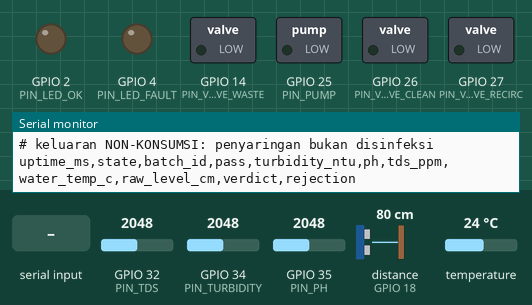
Recording of a program running on a simulated ESP32. On the bench: switched loads named in the program (green lamp = pin HIGH), output pins drawn as LEDs (lit = HIGH), the last lines printed to the serial monitor. Wiring (inferred from the names in the program): ultrasonic range finder: trigger GPIO 5; echo GPIO 18. The test bench sets the inputs (shaded band); at power-on: distance to the obstacle (sensor on GPIO 18) 80 cm, GPIO 32 (PIN_TDS) = 2048, GPIO 34 (PIN_TURBIDITY) = 2048, GPIO 35 (PIN_PH) = 2048, temperature 24 °C (analog values on the 0–4095 scale). The echo pulse lasts 58.3 µs per cm; storage starts empty; pins used as bus, display or sensor lines are not drawn.

Above: at 1.5 s.
1.6 s: "START 1\n" received over Serial
At 3.6 s:
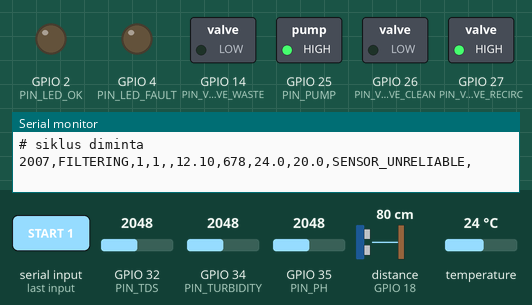
3.9 s: distance to the obstacle (sensor on GPIO 18) set to 90 cm
At 5.6 s:
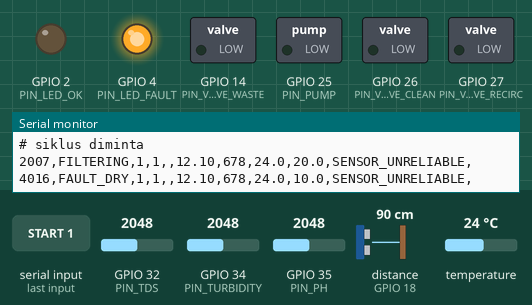
5.9 s: "STOP 1\n" received over Serial
At 7.3 s:
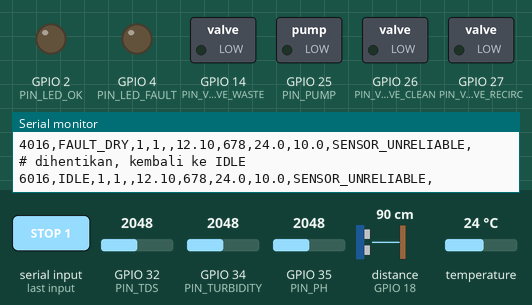
Timing chart, 0 to 8.9 s (numbered marks = the images above; inputs shaded):
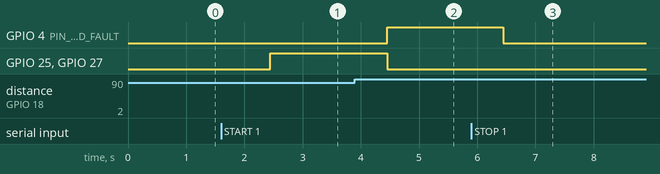

Measured:
- the behaviour switches between 85 and 86 cm on distance to the obstacle (sensor on GPIO 18) (found by bisection; images 1 and 2)
- after the input at 1.6 s, GPIO 25 (PIN_PUMP), GPIO 27 (PIN_VALVE_RECIRC): LOW → HIGH after 0.84 s
- after the input at 3.9 s, GPIO 4 (PIN_LED_FAULT): LOW → HIGH after 0.55 s; GPIO 25 (PIN_PUMP), GPIO 27 (PIN_VALVE_RECIRC): HIGH → LOW after 0.55 s
- after the input at 5.9 s, GPIO 4 (PIN_LED_FAULT): HIGH → LOW after 0.55 s

The program:

main.cpp
```cpp
// ============================================================================
//  RainPurify — kendali penyaringan air hujan bertingkat
//
//  Perintah serial (115200):
//     START            mulai satu siklus pengolahan
//     STOP             hentikan, kembali ke IDLE
//     STATUS           keadaan dan pembacaan terakhir
//     CALPH <volt>     kalibrasi pH: tegangan terukur pada buffer 7,00
//     BATCH            hasil muatan terakhir
//
//  PERINGATAN yang ikut dicetak setiap kali muatan lulus, dan disengaja:
//  penyaringan bukan disinfeksi. Air keluaran memenuhi ambang kekeruhan
//  dan pH; ia tidak diuji terhadap mikroba dan tidak boleh disebut layak
//  minum.
// ============================================================================

#include <Arduino.h>
#include <SD.h>
#include <SPI.h>
#include <math.h>

#include "config.h"
#include "treatment.h"
#include "water_quality.h"

namespace {
WaterQuality quality;
Treatment    treatment;

WaterSample last{};
bool sd_ok = false;
TreatState last_state = TreatState::IDLE;

uint32_t last_sample_ms = 0;
uint32_t last_log_ms = 0;

const char* CSV_HEADER =
    "uptime_ms,state,batch_id,pass,turbidity_ntu,ph,tds_ppm,water_temp_c,"
    "raw_level_cm,verdict,rejection";

String fnum(float v, unsigned int digits) {
  return isnan(v) ? String() : String(v, digits);
}

void logRow(uint32_t now) {
  const Batch b = treatment.batch();

  String row = String(now);
  row += "," + String(treatStateName(treatment.state()));
  row += "," + String(b.id);
  row += "," + String(b.pass);
  row += "," + fnum(last.turbidity_ntu, 2);
  row += "," + fnum(last.ph, 2);
  row += "," + fnum(last.tds_ppm, 0);
  row += "," + fnum(last.temperature_c, 1);
  row += "," + fnum(last.raw_level_cm, 1);
  row += "," + String(verdictName(b.verdict));
  row += ",";
  row += (b.rejection ? b.rejection : "");

  Serial.println(row);
  if (!sd_ok) return;

  File f = SD.open(LOG_PATH, FILE_APPEND);
  if (!f) {
    sd_ok = false;
    Serial.println("# microSD hilang");
    return;
  }
  f.println(row);
  f.close();
}

void announceBatch() {
  const Batch b = treatment.batch();
  Serial.printf("# muatan %lu, %u lintasan: %.2f -> %.2f NTU | %s\n",
                (unsigned long)b.id, b.pass, b.turbidity_in_ntu,
                b.turbidity_out_ntu, verdictName(b.verdict));

  if (b.verdict == Verdict::MEETS_THRESHOLDS) {
    Serial.println("# LULUS AMBANG KEKERUHAN DAN pH.");
    Serial.println("# Penyaringan bukan disinfeksi. Air ini tidak diuji");
    Serial.println("# terhadap mikroba. Untuk mencuci, menyiram, dan air baku");
    Serial.println("# yang masih akan dimasak — bukan untuk langsung diminum.");
  } else if (b.rejection) {
    Serial.printf("# ditolak: %s\n", b.rejection);
    if (String(b.rejection) == "no_improvement_media_likely_spent") {
      Serial.println("# kekeruhan berhenti turun antar lintasan — periksa atau");
      Serial.println("# ganti media sedimen dan karbon aktif sebelum siklus lain.");
    }
  }
}

void printStatus() {
  Serial.printf("# %s | muatan %lu lintasan %u\n",
                treatStateName(treatment.state()),
                (unsigned long)treatment.batch().id, treatment.batch().pass);
  Serial.printf("# keruh %.2f NTU%s | pH %.2f%s | TDS %.0f ppm | %.1f degC\n",
                last.turbidity_ntu, last.turbidity_valid ? "" : " (TIDAK SAHIH)",
                last.ph, last.ph_valid ? "" : " (TIDAK SAHIH)", last.tds_ppm,
                last.temperature_c);
  Serial.printf("# tandon mentah %.1f cm | terkirim %lu | ditolak %lu\n",
                last.raw_level_cm, (unsigned long)treatment.delivered(),
                (unsigned long)treatment.rejected());
}

void handleCommand(String line) {
  line.trim();
  if (line.length() == 0) return;

  const int sp = line.indexOf(' ');
  const String verb = (sp < 0) ? line : line.substring(0, sp);
  const String arg = (sp < 0) ? String("") : line.substring(sp + 1);

  if (verb.equalsIgnoreCase("START")) {
    treatment.requestStart();
    Serial.println("# siklus diminta");
  } else if (verb.equalsIgnoreCase("STOP")) {
    treatment.begin();
    Serial.println("# dihentikan, kembali ke IDLE");
  } else if (verb.equalsIgnoreCase("STATUS")) {
    printStatus();
  } else if (verb.equalsIgnoreCase("BATCH")) {
    announceBatch();
  } else if (verb.equalsIgnoreCase("CALPH")) {
    quality.calibratePh(arg.toFloat());
    Serial.printf("# pH: tegangan pada buffer 7,00 = %.3f V\n", arg.toFloat());
  } else {
    Serial.println("# START | STOP | STATUS | BATCH | CALPH <volt>");
  }
}
}  // namespace

void setup() {
  Serial.begin(115200);
  delay(300);

  quality.begin();
  treatment.begin();

  sd_ok = SD.begin();
  if (sd_ok && !SD.exists(LOG_PATH)) {
    File f = SD.open(LOG_PATH, FILE_WRITE);
    if (f) {
      f.println(CSV_HEADER);
      f.close();
    }
  }

  Serial.println();
  Serial.println("== RainPurify ==");
  Serial.printf("# ambang lulus %.1f NTU | pH %.1f-%.1f | maksimum %u lintasan\n",
                TURBIDITY_PASS_NTU, PH_MIN_ACCEPT, PH_MAX_ACCEPT,
                MAX_RECIRCULATION_PASSES);
  Serial.println("# keluaran NON-KONSUMSI: penyaringan bukan disinfeksi");
  Serial.println(CSV_HEADER);
}

void loop() {
  const uint32_t now = millis();

  if (Serial.available()) handleCommand(Serial.readStringUntil('\n'));

  if (now - last_sample_ms >= SAMPLE_PERIOD_MS) {
    last_sample_ms = now;
    last = quality.sample();
    treatment.update(now, last);

    // Peralihan keadaan dicatat saat itu juga, bukan menunggu jadwal log,
    // supaya urutan keputusan satu muatan dapat ditelusuri dari berkas.
    if (treatment.state() != last_state) {
      last_state = treatment.state();
      logRow(now);
      if (last_state == TreatState::DELIVERING ||
          last_state == TreatState::REJECTED) {
        announceBatch();
      }
    }
  }

  if (now - last_log_ms >= LOG_PERIOD_MS) {
    last_log_ms = now;
    logRow(now);
  }

  delay(10);
}
```

treatment.cpp
```cpp
#include "treatment.h"

#include <math.h>

#include "config.h"

const char* treatStateName(TreatState s) {
  switch (s) {
    case TreatState::IDLE:          return "IDLE";
    case TreatState::FILTERING:     return "FILTERING";
    case TreatState::SETTLING:      return "SETTLING";
    case TreatState::TESTING:       return "TESTING";
    case TreatState::RECIRCULATING: return "RECIRCULATING";
    case TreatState::DELIVERING:    return "DELIVERING";
    case TreatState::REJECTED:      return "REJECTED";
    case TreatState::FAULT_DRY:     return "FAULT_DRY";
  }
  return "?";
}

void Treatment::begin() {
  pinMode(PIN_PUMP, OUTPUT);
  pinMode(PIN_VALVE_CLEAN, OUTPUT);
  pinMode(PIN_VALVE_RECIRC, OUTPUT);
  pinMode(PIN_VALVE_WASTE, OUTPUT);
  pinMode(PIN_LED_OK, OUTPUT);
  pinMode(PIN_LED_FAULT, OUTPUT);

  digitalWrite(PIN_PUMP, LOW);
  setValves(false, false, false);

  state_ = TreatState::IDLE;
  state_since_ = millis();
}

void Treatment::setValves(bool clean, bool recirc, bool waste) {
  digitalWrite(PIN_VALVE_CLEAN, clean ? HIGH : LOW);
  digitalWrite(PIN_VALVE_RECIRC, recirc ? HIGH : LOW);
  digitalWrite(PIN_VALVE_WASTE, waste ? HIGH : LOW);
}

void Treatment::requestStart() { start_requested_ = true; }

void Treatment::enter(TreatState s, uint32_t now) {
  state_ = s;
  state_since_ = now;

  switch (s) {
    case TreatState::IDLE:
    case TreatState::FAULT_DRY:
      digitalWrite(PIN_PUMP, LOW);
      setValves(false, false, false);
      break;

    case TreatState::FILTERING:
    case TreatState::RECIRCULATING:
      // Selama menyaring, keluaran dikembalikan ke tandon mentah. Air tidak
      // pernah masuk tandon bersih sebelum diuji — sekali air buruk masuk ke
      // sana, seluruh isinya ikut tercemar dan harus dibuang.
      setValves(false, true, false);
      digitalWrite(PIN_PUMP, HIGH);
      break;

    case TreatState::SETTLING:
      digitalWrite(PIN_PUMP, LOW);
      setValves(false, false, false);
      break;

    case TreatState::TESTING:
      digitalWrite(PIN_PUMP, LOW);
      break;

    case TreatState::DELIVERING:
      setValves(true, false, false);
      digitalWrite(PIN_PUMP, HIGH);
      break;

    case TreatState::REJECTED:
      digitalWrite(PIN_PUMP, HIGH);
      setValves(false, false, true);
      break;
  }
}

void Treatment::update(uint32_t now, const WaterSample& s) {
  const uint32_t in_state = now - state_since_;

  // Perlindungan pompa berlaku di setiap keadaan yang memompa dari tandon
  // mentah. Pompa diafragma yang berjalan kering rusak dalam hitungan menit.
  const bool pumping_from_raw =
      state_ == TreatState::FILTERING || state_ == TreatState::RECIRCULATING;
  if (pumping_from_raw && !isnan(s.raw_level_cm) &&
      s.raw_level_cm < RAW_MIN_LEVEL_CM) {
    enter(TreatState::FAULT_DRY, now);
  }

  digitalWrite(PIN_LED_FAULT, state_ == TreatState::FAULT_DRY ||
                                  state_ == TreatState::REJECTED);
  digitalWrite(PIN_LED_OK, state_ == TreatState::DELIVERING);

  switch (state_) {
    case TreatState::IDLE:
      if (start_requested_ && !isnan(s.raw_level_cm) &&
          s.raw_level_cm >= RAW_MIN_LEVEL_CM) {
        start_requested_ = false;
        batch_ = Batch{next_id_++, 1, s.turbidity_ntu, NAN, NAN,
                       Verdict::SENSOR_UNRELIABLE, nullptr};
        enter(TreatState::FILTERING, now);
      }
      break;

    case TreatState::FILTERING:
    case TreatState::RECIRCULATING:
      if (in_state >= PASS_DURATION_MS) enter(TreatState::SETTLING, now);
      break;

    case TreatState::SETTLING:
      // Mengukur kekeruhan saat pompa baru mati memberi angka yang dipenuhi
      // gelembung. Aliran dibiarkan tenang lebih dulu.
      if (in_state >= SETTLE_BEFORE_TEST_MS) enter(TreatState::TESTING, now);
      break;

    case TreatState::TESTING: {
      const Verdict verdict = WaterQuality::judge(s);
      batch_.verdict = verdict;
      batch_.turbidity_out_ntu = s.turbidity_ntu;

      if (verdict == Verdict::MEETS_THRESHOLDS) {
        enter(TreatState::DELIVERING, now);
        break;
      }

      // pH tidak diperbaiki oleh media saring mana pun di sistem ini.
      // Melewatkannya berulang kali hanya membuang listrik.
      if (verdict == Verdict::PH_OUT_OF_RANGE) {
        batch_.rejection = "ph_not_correctable_by_filtration";
        enter(TreatState::REJECTED, now);
        break;
      }

      if (verdict == Verdict::SENSOR_UNRELIABLE) {
        batch_.rejection = "sensor_unreliable";
        enter(TreatState::REJECTED, now);
        break;
      }

      // Masih keruh. Boleh diulang, dengan dua syarat.
      if (batch_.pass >= MAX_RECIRCULATION_PASSES) {
        batch_.rejection = "max_passes_reached";
        enter(TreatState::REJECTED, now);
        break;
      }

      const bool improving =
          isnan(batch_.turbidity_last) ||
          (batch_.turbidity_last - s.turbidity_ntu) >= MIN_IMPROVEMENT_NTU;
      if (!improving) {
        // Dua lintasan berturut tanpa perbaikan berarti media jenuh atau
        // tersumbat. Lintasan berikutnya akan memberi angka yang sama.
        batch_.rejection = "no_improvement_media_likely_spent";
        enter(TreatState::REJECTED, now);
        break;
      }

      batch_.turbidity_last = s.turbidity_ntu;
      ++batch_.pass;
      enter(TreatState::RECIRCULATING, now);
      break;
    }

    case TreatState::DELIVERING:
      if (in_state >= PASS_DURATION_MS) {
        ++delivered_;
        enter(TreatState::IDLE, now);
      }
      break;

    case TreatState::REJECTED:
      if (in_state >= PASS_DURATION_MS / 3) {
        ++rejected_;
        enter(TreatState::IDLE, now);
      }
      break;

    case TreatState::FAULT_DRY:
      if (!isnan(s.raw_level_cm) && s.raw_level_cm >= RAW_MIN_LEVEL_CM * 1.5f) {
        enter(TreatState::IDLE, now);
      }
      break;
  }
}
```

treatment.h
```cpp
#pragma once

#include <Arduino.h>

#include "water_quality.h"

// ============================================================================
//  Mesin keadaan pengolahan.
//
//   IDLE ──► FILTERING ──► SETTLING ──► TESTING ──┬──► DELIVERING ──► IDLE
//              ▲                                   │
//              └──────── RECIRCULATING ◄───────────┤
//                                                  │
//                            REJECTED ◄────────────┘
//
//  RECIRCULATING kembali ke FILTERING hanya selama dua syarat terpenuhi:
//  jumlah lintasan belum habis, DAN kekeruhan benar-benar membaik. Syarat
//  kedua itu yang membedakan alat ini dari perulangan buta — media yang jenuh
//  akan memberi hasil yang sama berapa kali pun air dilewatkan.
// ============================================================================

enum class TreatState : uint8_t {
  IDLE,
  FILTERING,
  SETTLING,
  TESTING,
  RECIRCULATING,
  DELIVERING,
  REJECTED,       // muatan ini tidak dapat diolah — dibuang
  FAULT_DRY,      // tandon mentah kosong, pompa dilindungi
};

const char* treatStateName(TreatState s);

struct Batch {
  uint32_t id;
  uint8_t  pass;              // lintasan ke berapa
  float    turbidity_in_ntu;  // sebelum lintasan pertama
  float    turbidity_last;    // hasil pengujian sebelumnya
  float    turbidity_out_ntu; // hasil akhir
  Verdict  verdict;
  const char* rejection;      // nullptr bila tidak ditolak
};

class Treatment {
 public:
  void begin();
  void update(uint32_t now, const WaterSample& sample);

  TreatState state() const { return state_; }
  Batch      batch() const { return batch_; }

  uint32_t delivered() const { return delivered_; }
  uint32_t rejected() const { return rejected_; }

  // Meminta satu siklus dimulai. Tidak menjamin dimulai — tandon mentah bisa
  // kosong.
  void requestStart();

 private:
  void enter(TreatState s, uint32_t now);
  void setValves(bool clean, bool recirc, bool waste);

  TreatState state_ = TreatState::IDLE;
  Batch      batch_{};
  uint32_t   state_since_ = 0;
  uint32_t   next_id_ = 1;
  bool       start_requested_ = false;

  uint32_t delivered_ = 0;
  uint32_t rejected_ = 0;
};
```

water_quality.cpp
```cpp
#include "water_quality.h"

#include <DallasTemperature.h>
#include <OneWire.h>
#include <math.h>

namespace {
OneWire onewire(PIN_TEMP_1WIRE);
DallasTemperature thermometer(&onewire);

float readAveragedVolts(uint8_t pin, uint8_t samples = 32) {
  uint32_t acc = 0;
  for (uint8_t i = 0; i < samples; ++i) {
    acc += analogRead(pin);
    delayMicroseconds(300);
  }
  return (acc / (float)samples) / 4095.0f * 3.3f;
}
}  // namespace

const char* verdictName(Verdict v) {
  switch (v) {
    case Verdict::MEETS_THRESHOLDS:  return "MEETS_THRESHOLDS";
    case Verdict::TOO_TURBID:        return "TOO_TURBID";
    case Verdict::PH_OUT_OF_RANGE:   return "PH_OUT_OF_RANGE";
    case Verdict::SENSOR_UNRELIABLE: return "SENSOR_UNRELIABLE";
  }
  return "?";
}

void WaterQuality::begin() {
  analogReadResolution(12);
  analogSetPinAttenuation(PIN_TURBIDITY, ADC_11db);
  analogSetPinAttenuation(PIN_PH, ADC_11db);
  analogSetPinAttenuation(PIN_TDS, ADC_11db);

  pinMode(PIN_LEVEL_TRIG, OUTPUT);
  pinMode(PIN_LEVEL_ECHO, INPUT);

  thermometer.begin();
  thermometer.setResolution(11);
}

float WaterQuality::readTurbidityNtu(float temperature_c) {
  const float v = readAveragedVolts(PIN_TURBIDITY);

  // Rel bawah atau atas berarti sensor lepas atau terendam lumpur pekat.
  if (v < 0.05f || v > 3.25f) return NAN;

  float ntu = TURB_C2 * v * v + TURB_C1 * v + TURB_C0;

  // Kompensasi suhu. Hamburan cahaya bergeser terhadap suhu air, dan pada
  // sensor murah pergeserannya cukup untuk memindahkan satu muatan dari
  // "lulus" ke "gagal" sepanjang hari.
  if (!isnan(temperature_c)) {
    ntu *= 1.0f + TURB_TEMP_COEF * (temperature_c - TURB_TEMP_REF);
  }

  if (ntu < 0.0f) ntu = 0.0f;
  if (ntu > TURBIDITY_SENSOR_MAX) return NAN;  // di luar kurva kalibrasi
  return ntu;
}

float WaterQuality::readPh() {
  const float v = readAveragedVolts(PIN_PH);
  if (v < 0.05f || v > 3.25f) return NAN;
  return 7.0f + (v - ph_v_at_7_) / PH_SLOPE_V_PER_PH;
}

float WaterQuality::readTds(float temperature_c) {
  const float v = readAveragedVolts(PIN_TDS);
  if (v < 0.01f) return NAN;

  const float t = isnan(temperature_c) ? 25.0f : temperature_c;
  const float compensated = v / (1.0f + 0.02f * (t - 25.0f));
  return (133.42f * compensated * compensated * compensated -
          255.86f * compensated * compensated + 857.39f * compensated) *
         0.5f;
}

float WaterQuality::readLevelCm() {
  digitalWrite(PIN_LEVEL_TRIG, LOW);
  delayMicroseconds(4);
  digitalWrite(PIN_LEVEL_TRIG, HIGH);
  delayMicroseconds(10);
  digitalWrite(PIN_LEVEL_TRIG, LOW);

  const uint32_t duration = pulseIn(PIN_LEVEL_ECHO, HIGH, 30000);
  if (duration == 0) return NAN;  // tidak ada gema

  const float distance_cm = duration * 0.0343f / 2.0f;
  if (distance_cm < SENSOR_DEAD_ZONE_CM) return NAN;  // zona buta

  const float level = TANK_HEIGHT_CM - distance_cm;
  return (level < 0.0f) ? 0.0f : level;
}

WaterSample WaterQuality::sample() {
  WaterSample s{};

  thermometer.requestTemperatures();
  const float t = thermometer.getTempCByIndex(0);
  s.temperature_c = (t > -50.0f && t < 90.0f) ? t : NAN;

  s.turbidity_ntu = readTurbidityNtu(s.temperature_c);
  s.ph = readPh();
  s.tds_ppm = readTds(s.temperature_c);
  s.raw_level_cm = readLevelCm();

  s.turbidity_valid = !isnan(s.turbidity_ntu);
  s.ph_valid = !isnan(s.ph) && s.ph > 0.0f && s.ph < 14.0f;

  return s;
}

Verdict WaterQuality::judge(const WaterSample& s) {
  // Sensor yang tidak menjawab tidak pernah menghasilkan kelulusan. Muatan
  // air yang mutunya tidak diketahui diperlakukan sama dengan yang gagal.
  if (!s.turbidity_valid || !s.ph_valid) return Verdict::SENSOR_UNRELIABLE;

  if (s.turbidity_ntu > TURBIDITY_PASS_NTU) return Verdict::TOO_TURBID;
  if (s.ph < PH_MIN_ACCEPT || s.ph > PH_MAX_ACCEPT) {
    return Verdict::PH_OUT_OF_RANGE;
  }
  return Verdict::MEETS_THRESHOLDS;
}

void WaterQuality::calibratePh(float measured_v_at_7) {
  ph_v_at_7_ = measured_v_at_7;
}
```

Source omitted: water_quality.h (1024 bytes), config.h (5747 bytes)
